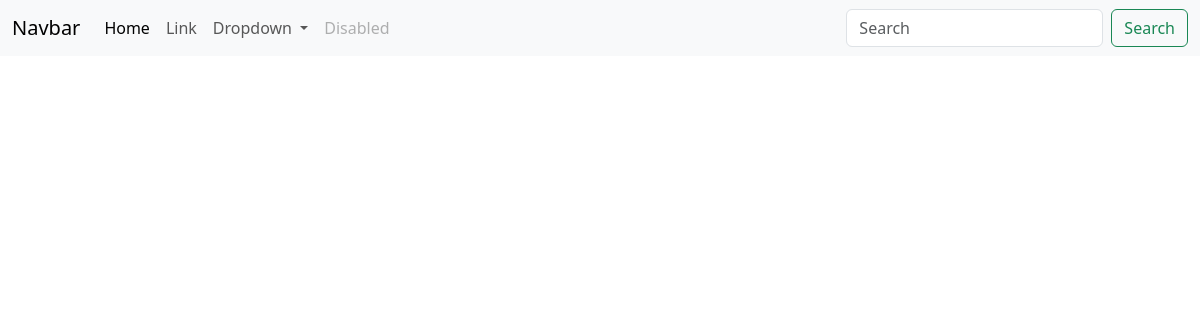
The app's page /, older data.
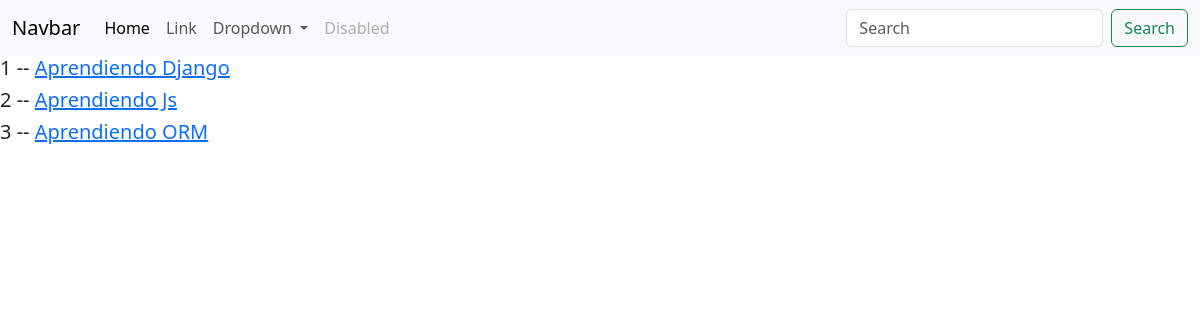
The same page, newer data.
### blog/models.py (models this page shows, shortened)
class Room(models.Model):
    host = models.ForeignKey(User, models.SET_NULL, null=True)
    topic = models.ForeignKey(Topic, on_delete=models.SET_NULL, null=True)
    name = models.CharField(max_length=200)
    description = models.TextField(null=True, blank=True)
    update = models.DateTimeField(auto_now=True)
    created = models.DateTimeField(auto_now_add=True)

### blog/views.py (the view)
# urls.py: path('', views.index, name="home"),
def index(request):
    rooms = Room.objects.all()
    context = {'rooms': rooms}
    return render(request,"index.html", context)

### blog/templates/index.html (shortened to what this page needs)
{% extends 'layout.html' %}
{%block main %}
    {% for room in rooms %}
        <div>
            <h5>{{room.id}} -- <a href="{% url 'room' room.id %}">{{room.name}}</a></h5>
        </div>
    {% endfor %}
{%endblock%}

### blog/templates/layout.html (shortened to what this page needs)
{% load static %}
<!doctype html>
<html lang="en">
  <head>
    <link href="https://cdn.jsdelivr.net/npm/bootstrap@5.3.1/dist/css/bootstrap.min.css" rel="stylesheet">
  </head>
  <body>
    <nav class="navbar navbar-expand-lg bg-body-tertiary">
        <div class="container-fluid">
          <a class="navbar-brand" href="#">Navbar</a>
          <div class="collapse navbar-collapse" id="navbarSupportedContent">
            <ul class="navbar-nav me-auto mb-2 mb-lg-0">
              <li class="nav-item">
                <a class="nav-link active" aria-current="page" href="#">Home</a>
              </li>
              <li class="nav-item">
                <a class="nav-link" href="#">Link</a>
              </li>
              <li class="nav-item dropdown">
                <a class="nav-link dropdown-toggle" href="#" role="button" data-bs-toggle="dropdown" aria-expanded="false">
                  Dropdown
                </a>
              </li>
              <li class="nav-item">
                <a class="nav-link disabled" aria-disabled="true">Disabled</a>
              </li>
            </ul>
            <form class="d-flex" role="search">
              <input class="form-control me-2" type="search" placeholder="Search" aria-label="Search">
              <button class="btn btn-outline-success" type="submit">Search</button>
            </form>
          </div>
        </div>
      </nav>
    {% block main %}
    {% endblock %}
  </body>
</html>

Row changes from the older to the newer data that the page shows:
added Room: id "1", name "Aprendiendo Django"
added Room: id "2", name "Aprendiendo Js"
added Room: id "3", name "Aprendiendo ORM"
